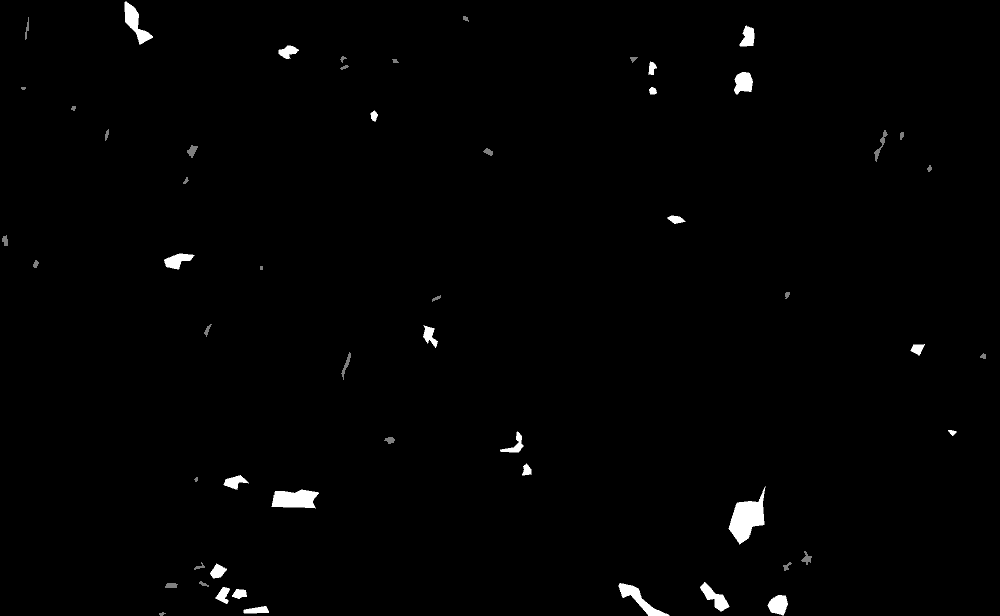
#> input picture src/phase_detection/data/masks/img1.png, 1000 x 616 px, shrunk from 1958 x 1206 before the run; its folder holds only this picture in this run
$ python remap_3_classes.py
#> lines starting #> are read from the running program, lines starting #| are printed output that depends on the picture; after the words box and inside, x2 and y2 are one past the last pixel; in counts of white or black regions, pixels touching at a corner belong together
import cv2
import numpy as np
import glob

for f in glob.glob("*.png"):
    mask = cv2.imread(f, 0)
#> mask is the input picture: shape (616, 1000); min 0, max 2, mean 0.0208

    # merge background with A
    mask[mask == 0] = 1
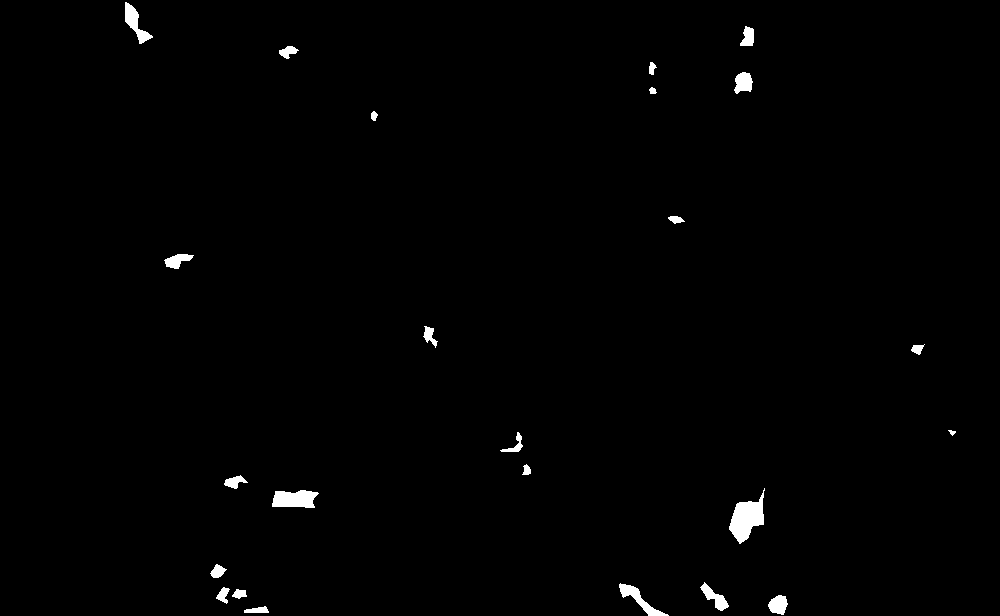
#> mask: shape (616, 1000); values 1 (black) and 2 (white), 0.89% white; 24 white regions, largest, box (x1, y1, x2, y2) and area: (729, 488, 765, 544) 1030, (272, 490, 319, 508) 661, (619, 583, 669, 616) 448

    # shift values: 1→0, 2→1, 3→2
    mask = mask - 1

    cv2.imwrite(f, mask)
    print(f, np.unique(mask))
#| img1.png [0 1]

$ run again, on src/phase_detection/data/masks/img2.png
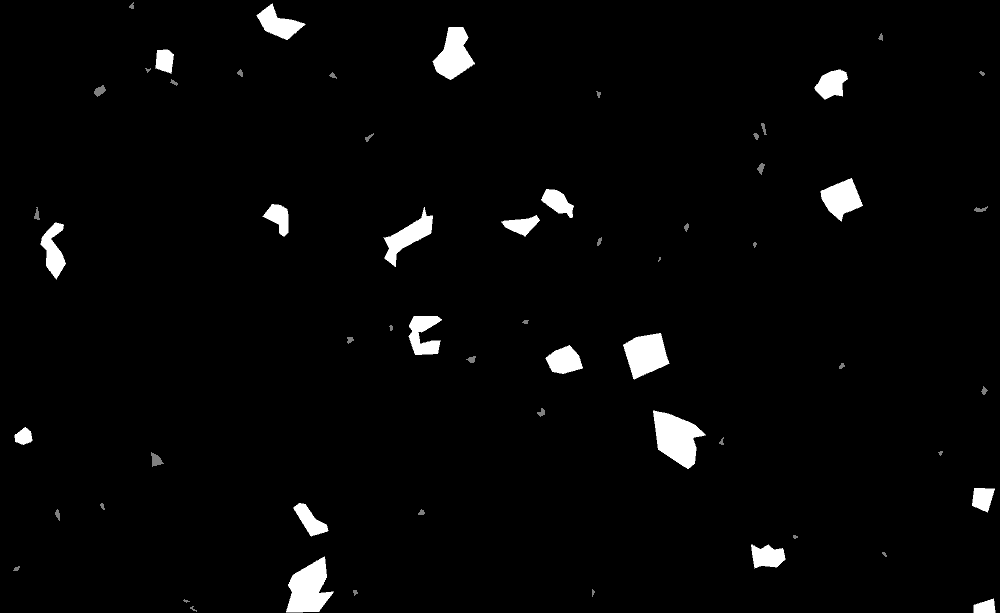
#> input picture src/phase_detection/data/masks/img2.png, 1000 x 613 px, shrunk from 1970 x 1208 before the run
#> mask is the input picture: shape (613, 1000); min 0, max 2, mean 0.0532
#> `mask[mask == 0] = 1`:
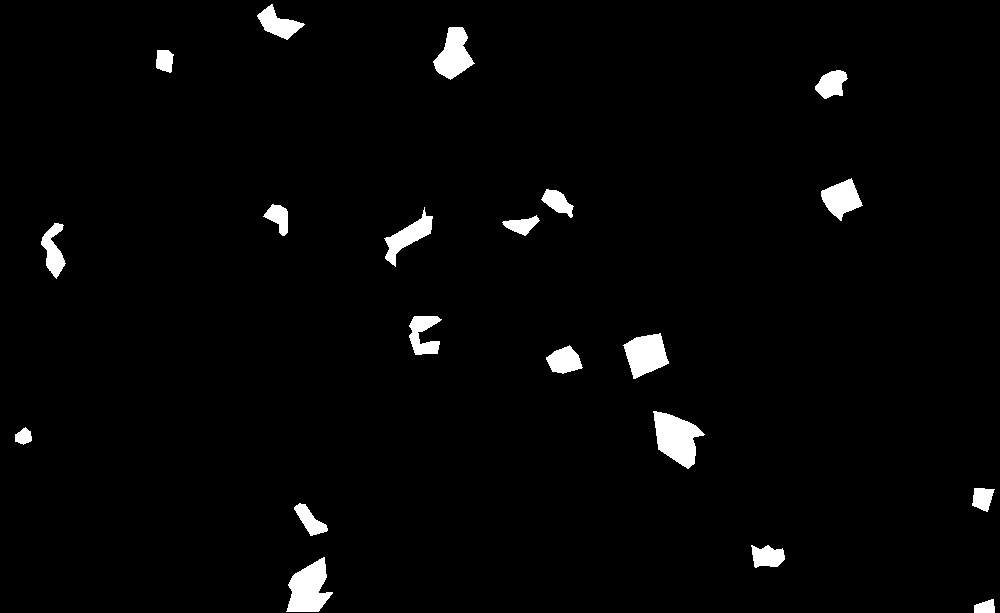
#> mask: shape (613, 1000); values 1 (black) and 2 (white), 2.5% white; 20 white regions, largest, box (x1, y1, x2, y2) and area: (653, 411, 705, 469) 1756, (286, 557, 333, 612) 1608, (623, 333, 669, 379) 1369
#| img2.png [0 1]

$ run again, on src/phase_detection/data/masks/img3.png
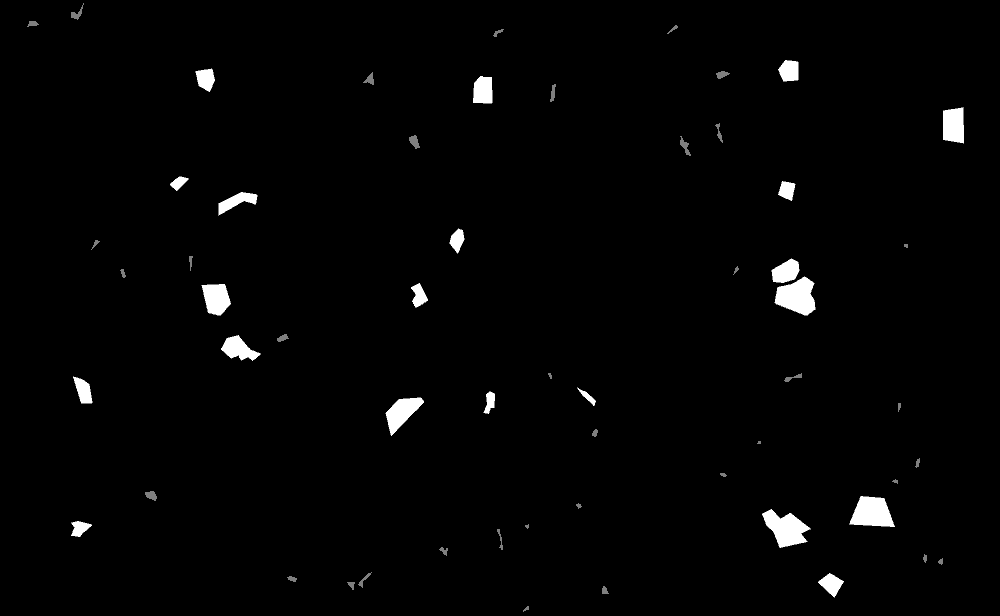
#> input picture src/phase_detection/data/masks/img3.png, 1000 x 616 px, shrunk from 1994 x 1228 before the run
#> mask is the input picture: shape (616, 1000); min 0, max 2, mean 0.0339
#> `mask[mask == 0] = 1`:
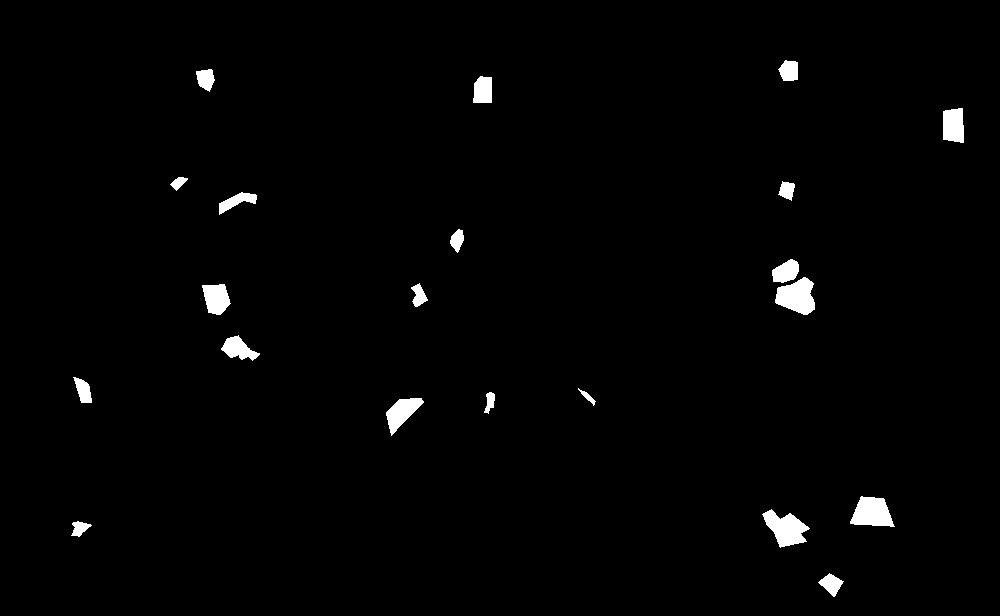
#> mask: shape (616, 1000); values 1 (black) and 2 (white), 1.5% white; 21 white regions, largest, box (x1, y1, x2, y2) and area: (775, 277, 815, 315) 1027, (762, 509, 810, 548) 1008, (850, 496, 895, 527) 969
#| img3.png [0 1]

$ run again, on src/phase_detection/data/masks/test.png
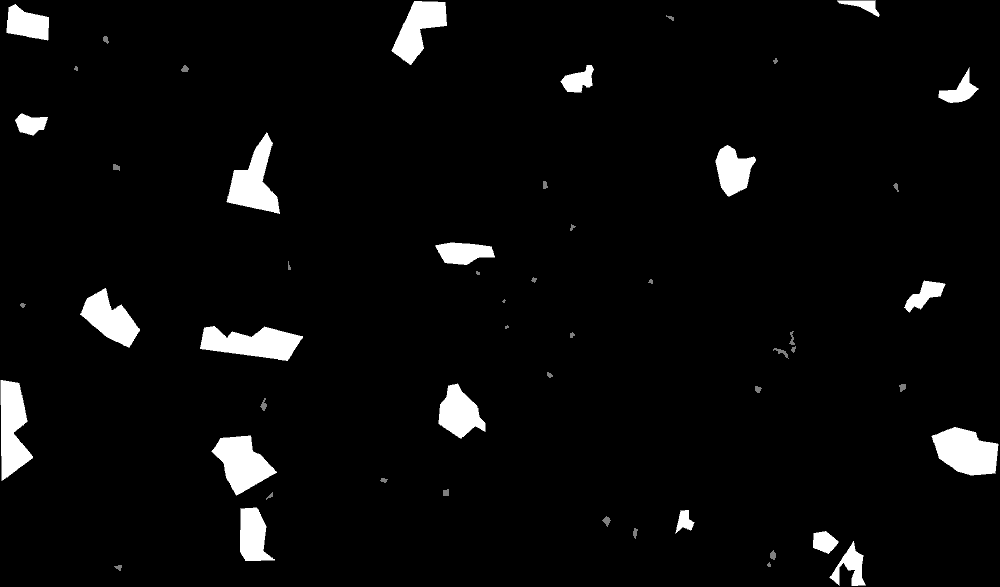
#> input picture src/phase_detection/data/masks/test.png, 1000 x 587 px, shrunk from 1932 x 1134 before the run
#> mask is the input picture: shape (587, 1000); min 0, max 2, mean 0.0839
#> `mask[mask == 0] = 1`:
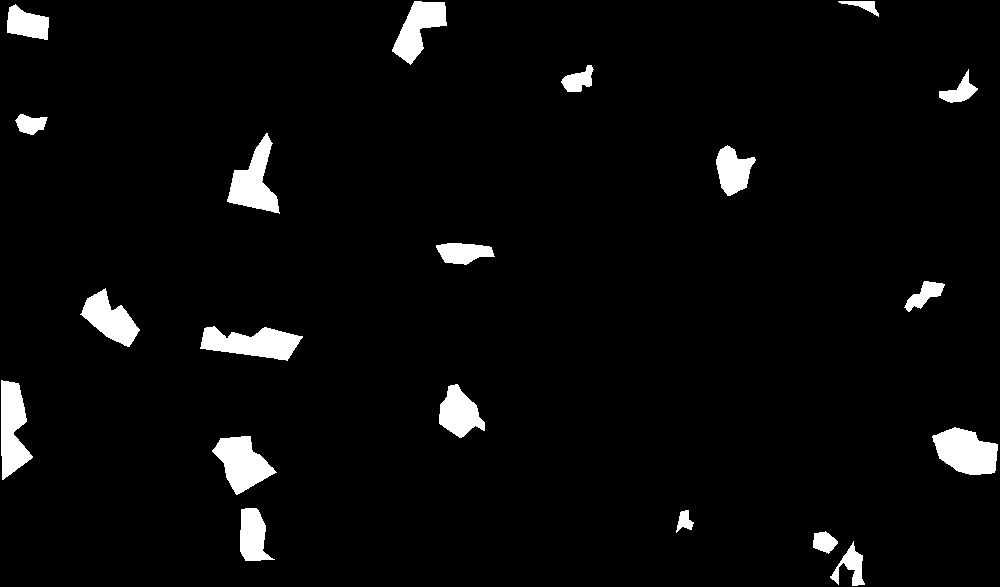
#> mask: shape (587, 1000); values 1 (black) and 2 (white), 4% white; 20 white regions, largest, box (x1, y1, x2, y2) and area: (932, 427, 998, 475) 2207, (200, 326, 303, 361) 2199, (212, 436, 277, 495) 2079
#| test.png [0 1]
